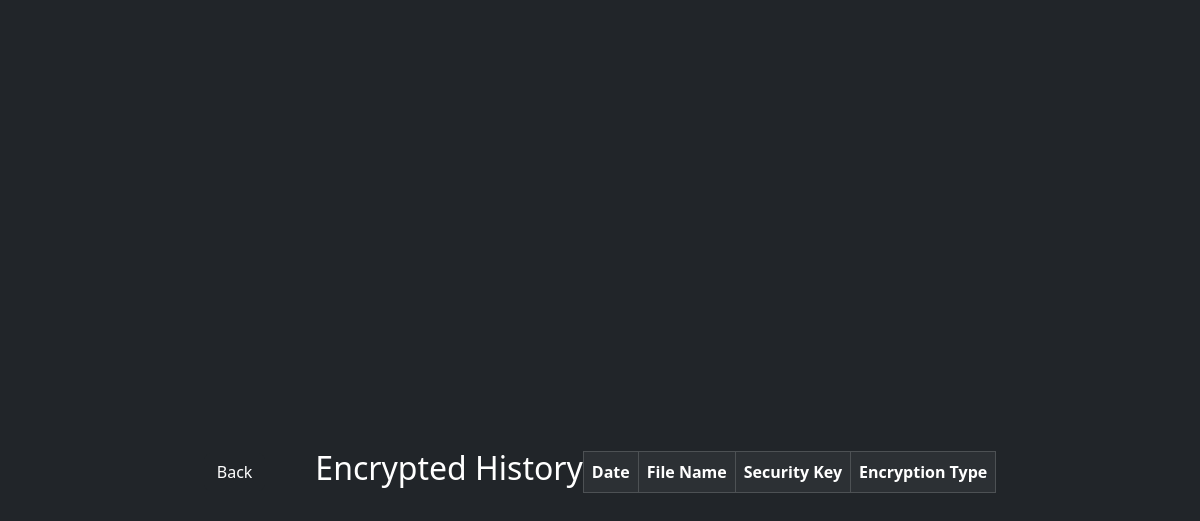
The page /history (signed in) on the database as committed earlier.
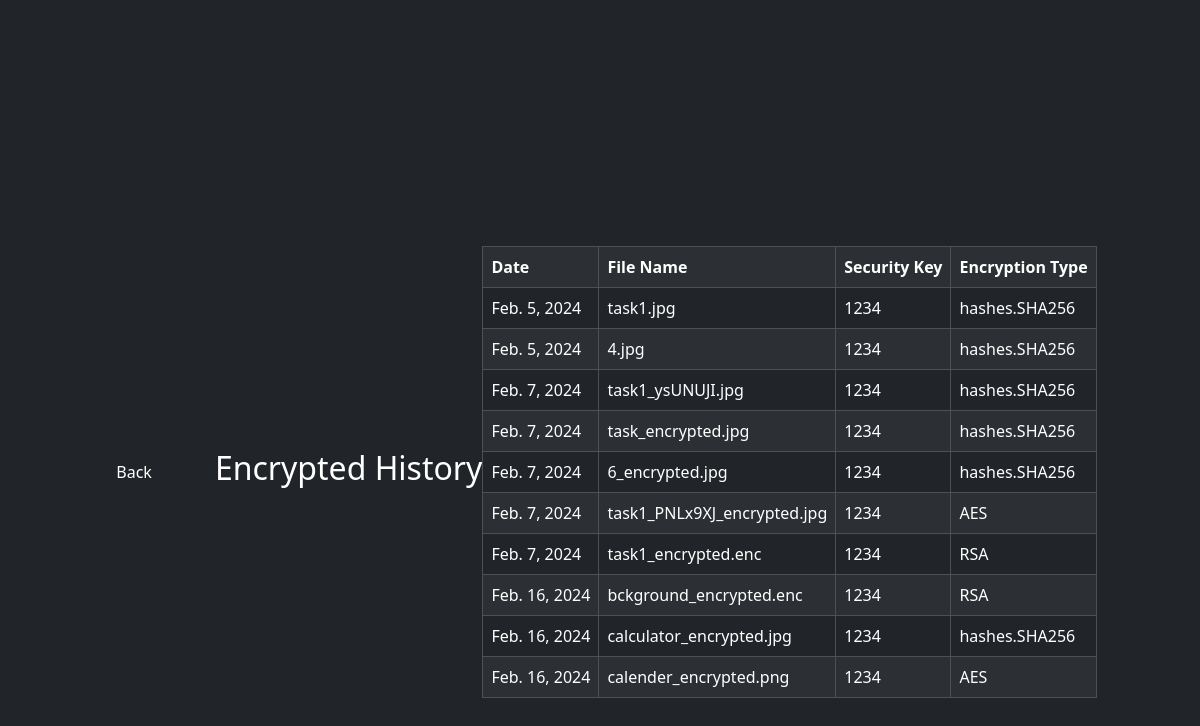
The same page on the database as committed later.
### app/models.py (models this page shows, shortened)
class EncryptedFile(models.Model):
    algorithm_choices = [
        ('hashes.SHA256', 'hashes.SHA256'),
        ('RSA', 'RSA'),
        ('AES', 'AES'),
    ]
    user_id = models.ForeignKey(User, on_delete=models.CASCADE)
    file = models.FileField()
    password = models.CharField(max_length=100)
    algorith = models.CharField(max_length=20, choices=algorithm_choices)
    date = models.DateField(auto_now_add=True, null=True)
    publickey = models.TextField(max_length=512, null=True, blank=True)
    privatekey = models.TextField(max_length=512, null=True, blank=True)
    file_extension_name = models.TextField(max_length=512, null=True, blank=True)

### app/views.py (the view)
# urls.py: path('history',views.history),
def history(request):
    tem = request.session['uid']
    vpro = User.objects.get(id=tem)
    encrypted_files = EncryptedFile.objects.filter(user_id=vpro)
    return render(request,'history.html',{'encrypted_files':encrypted_files})

### template/history.html (shortened to what this page needs)
<!DOCTYPE html>
<html lang="en">
    {% load static %}
<head>
    <link rel="stylesheet" href="{% static 'history\history.css' %}">
    <link href="https://cdn.jsdelivr.net/npm/bootstrap@5.3.2/dist/css/bootstrap.min.css" rel="stylesheet">
</head>
<body class="bg-dark ">
    <div class="container my-5">
		<a href="{% url 'userprofile' %}"><button class="btn btn-dark text-white float-end justify-content-around " style="margin-right: 50px;">Back</button></a>
        <h2 class="text-white text-center ">Encrypted History</h2>
        <div>
            <table class="table w-100 my-5 table-bordered table-striped table-hover table-dark">
              <tr>
                <th>Date</th>
                <th>File Name</th>
                <th>Security Key</th>
                <th>Encryption Type</th>
              </tr>
              {% for encrypted_file in encrypted_files %}
              <tr>
                <td>{{encrypted_file.date}}</td>
                <td>{{encrypted_file.file}}</td>
                <td>{{encrypted_file.password}}</td>
                <td>{{encrypted_file.algorith}}</td>
              </tr>
              {% endfor %}
            </table>
        </div>
    </div>
</body>
</html>

### static/history/history.css (style rules this page uses)
*, *:before, *:after { box-sizing: border-box; }
body { padding: 24px; font-family: 'Source Sans Pro', sans-serif; margin: 0; }
h1, h2, h3, h4, h5, h6 { margin: 0; }
.container { max-width: 1000px; margin-right: auto; margin-left: auto; display: flex; justify-content: center; align-items: center; min-height: 100vh; }
.table { width: 100%; border: 1px solid #EEEEEE; }

Rows that differ between the two databases and show on the page:
added EncryptedFile: date "Feb. 5, 2024", file "task1.jpg", password "1234", algorith "hashes.SHA256"
added EncryptedFile: date "Feb. 5, 2024", file "4.jpg", password "1234", algorith "hashes.SHA256"
added EncryptedFile: date "Feb. 7, 2024", file "task1_ysUNUJI.jpg", password "1234", algorith "hashes.SHA256"
added EncryptedFile: date "Feb. 7, 2024", file "task_encrypted.jpg", password "1234", algorith "hashes.SHA256"
added EncryptedFile: date "Feb. 7, 2024", file "6_encrypted.jpg", password "1234", algorith "hashes.SHA256"
added EncryptedFile: date "Feb. 7, 2024", file "task1_PNLx9XJ_encrypted.jpg", password "1234", algorith "AES"
added EncryptedFile: date "Feb. 7, 2024", file "task1_encrypted.enc", password "1234", algorith "RSA"
added EncryptedFile: date "Feb. 16, 2024", file "bckground_encrypted.enc", password "1234", algorith "RSA"
added EncryptedFile: date "Feb. 16, 2024", file "calculator_encrypted.jpg", password "1234", algorith "hashes.SHA256"
added EncryptedFile: date "Feb. 16, 2024", file "calender_encrypted.png", password "1234", algorith "AES"
